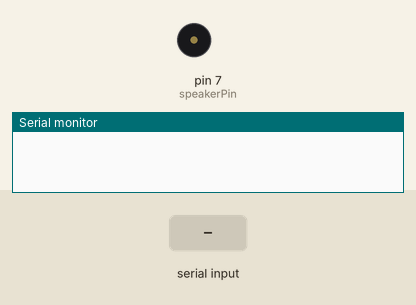
This sketch was run on a simulated Arduino Uno, built with avr-gcc and run on an emulated ATmega328P. Parts: buzzer (waves = sounding), the last lines printed to the serial monitor. Inputs (shaded band) come from the test bench.

Above: at 1.2 s.
1.3 s: "f" received over Serial
At 3.6 s:
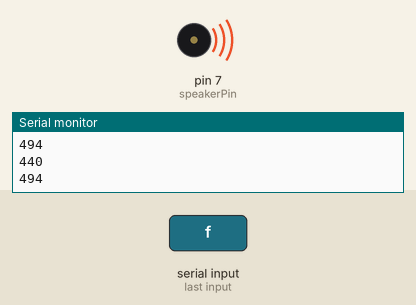
Timing chart, 0 to 10.3 s (numbered marks = the images above; inputs shaded):
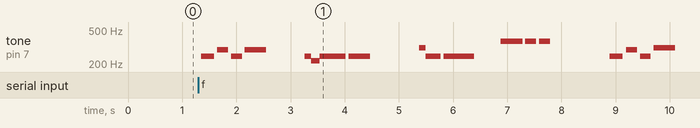

Measured:
- after the input at 1.3 s, tone on pin 7 (speakerPin): plays 247 Hz for 0.24 s, 293 Hz for 0.20 s, 247 Hz for 0.20 s, 293 Hz for 0.40 s, 247 Hz for 0.12 s, 219 Hz for 0.16 s … (18 notes in this stretch), starting after 0.05 s

The sketch:

sketch_nov01c.ino
```cpp
int incomingByte = 0;   // for incoming serial data

int speakerPin = 7;

int length = 43; // the number of notes
char notes[] = "b b D b D   b a b b b   Dsb b b b   FsFsFs  b b D b Ds  b a b b b   Dsb b b b   FsFsFs"; // a space represents a rest
int beats[] = {1,1,2,2,4,6,1,1,2,2,4,8,1,1,1,1,4,4,4,2,2,10,1,1,2,2,4,6,1,1,2,2,4,8,1,1,1,1,4,4,4,2,2};
int tempo = 100;

void playTone(int freq, int duration) {
  Serial.println(freq);
  int tone = 1000000L/freq;
  for (long i = 0; i < duration * 1000L; i += tone * 2) {
    digitalWrite(speakerPin, HIGH);
    delayMicroseconds(tone);
    digitalWrite(speakerPin, LOW);
    delayMicroseconds(tone);
  }
}

void playNote(char note, char modif, int duration) {
  char names[] = {'c', 'd', 'e', 'f', 'g', 'a', 'b', 'C', 'D', 'E', 'F', 'G', 'A', 'B'};
  int tones[] = { 262, 277, 294, 311, 330, 330, 349, 370, 392, 415, 440, 466, 494, 494, 523, 554, 587, 622, 659, 659, 698, 740, 784, 831, 880, 932, 988, 988};

  // play the tone corresponding to the note name
  for (int i = 0; i < 16; i++) {
    if (names[i] == note) {
      i *=2;
      if (modif=='f'){
        i-=1;
      }else if(modif=='s'){
        i+=1;
      }
      playTone(tones[i], duration);
    }
  }
}

void setup() {
        Serial.begin(9600);     // opens serial port, sets data rate to 9600 bps
        pinMode(speakerPin, OUTPUT);

}

void loop() {

        // send data only when you receive data:
        if (Serial.available() > 0) {
                // read the incoming byte:
                incomingByte = Serial.read();
                for (int i = 0; i < length; i++) {
                  if (notes[i*2] == ' ') {
                    delay(beats[i] * tempo); // rest
                  } else {
                    playNote(notes[i*2], notes[(i*2)+1], beats[i] * tempo);
                  }

                  // pause between notes
                  delay(tempo / 2);
                }
                Serial.flush();
        }
}
```
